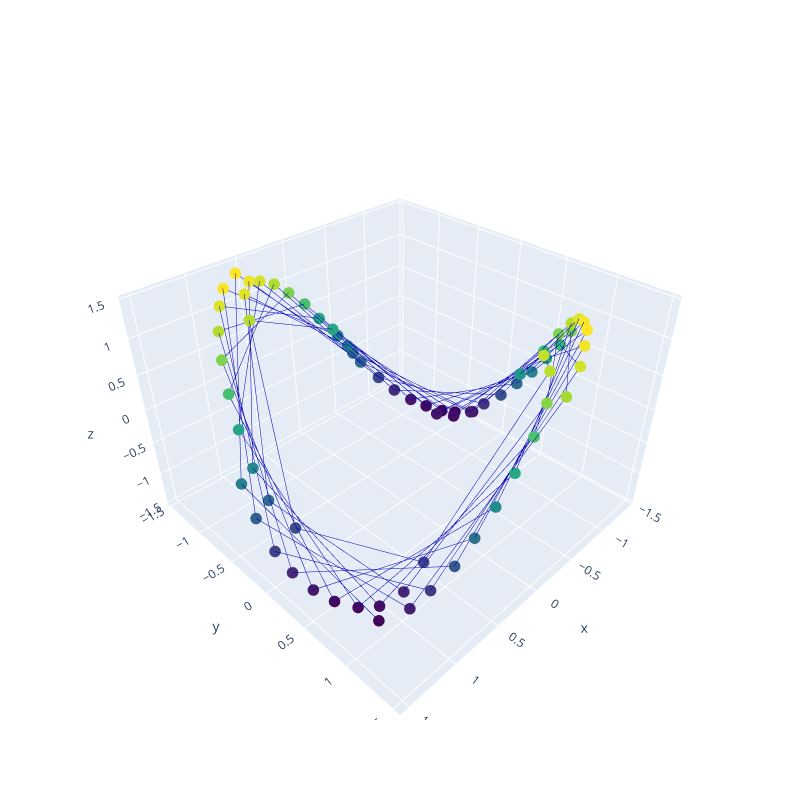

The notebook cell saved with this chart:
### Code cell
element=5
skip=10
print('delay = ',delay[element])
data=specified_valid_vowel_list[element]
if delay[element]*M>len(data):
    delay[element]=int(np.floor(len(data)/M))
if delay[element]==0:
    delay[element]=1
point_Cloud=timedelay.TimeDelayEmbedding(M, delay[element], skip)
Points=point_Cloud(data)
X=StandardScaler().fit_transform(Points)
pca=PCA(n_components=3,whiten=True)
X_PCA=pca.fit_transform(X)
print(pca.explained_variance_ratio_)


point_Cloud=timedelay.TimeDelayEmbedding(M,delay[element],skip)
Points=point_Cloud(data)
print(len(Points))
t=time.time()
dgms = ripser(Points,maxdim=1)['dgms']
print('The computation time = ',time.time()-t)
plot_diagrams(dgms,lifetime=True)

dgms=dgms[1]
persistent_time=[ele[1]-ele[0] for ele in dgms]            
index=argmax(persistent_time)
birth_date=[ele[0] for ele in dgms]
lifetime=persistent_time[index]
print('maximal lifetime = ', lifetime)

fig = go.Figure(data=go.Scatter3d(
    x=X_PCA[:,0], y=X_PCA[:,1], z=X_PCA[:,2],
    marker=dict(
        size=4,
        color=X_PCA[:,2],
        colorscale='Viridis',#'sunset','thermal',
    ),
    line=dict(
        color='#0000b3',
        width=1
    )
))

fig.update_layout(
    width=800,
    height=800,
    template='plotly',
    autosize=False,
    scene=dict(
        camera=dict(
            up=dict(
                x=0,
                y=0,
                z=1
            ),
            eye=dict(
                x=1.2,
                y=1.2,
                z=1.2,
            )
        ),
        aspectratio = dict( x=1, y=1, z=0.7 ),
        aspectmode = 'manual',
    ),
)
fig.show()
#pio.write_image(fig, 'E:/Topological_Analysis_of_Time_Series/pictures/pdf_graph_raw/PCA_S'+str(skip)+'.pdf',scale=6, width=1080, height=1080)
#py.plot(fig, filename='E:/Topological_Analysis_of_Time_Series/pictures/vector_graph/M_'+str(M), image='svg')

### Figure 1 — Plotly figure (JSON) as saved in the notebook; plotly's stock layout.template omitted (floating-point values rounded to 4 significant figures)
{"data": [{"line": {"color": "#0000b3", "width": 1}, "marker": {"color": [1.191, 0.07789, -1.272, 0.2792, 1.116, -0.7602, -0.8108, 1.153, 0.5369, -1.325, -0.1349, 1.326, -0.4317, -1.139, 0.926, 0.8686, -1.208, -0.4735, 1.362, -0.08951, -1.337, 0.6179, 1.15, -0.981, -0.7972, 1.257, 0.2674, -1.388, 0.2955, 1.327, -0.712, -1.058, 1.097, 0.5914, -1.356, -0.03043, 1.418, -0.4102, -1.251, 0.8701, 0.8825, -1.247, -0.3493, 1.447, -0.1087, -1.372, 0.6042, 1.117, -1.087, -0.655, 1.389, 0.2117, -1.441, 0.3022, 1.296, -0.8623, -0.9453, 1.264, 0.5469, -1.422, -0.05839, 1.411, -0.5577, -1.181, 1.054, 0.8545, -1.313, -0.4017, 1.448, -0.192, -1.402], "colorscale": [[0, "#440154"], [0.1111, "#482878"], [0.2222, "#3e4989"], [0.3333, "#31688e"], [0.4444, "#26828e"], [0.5556, "#1f9e89"], [0.6667, "#35b779"], [0.7778, "#6ece58"], [0.8889, "#b5de2b"], [1, "#fde725"]], "size": 4}, "type": "scatter3d", "x": [-0.3642, -1.074, -1.079, -0.2526, 0.8045, 1.263, 0.7793, -0.2557, -1.089, -1.216, -0.4675, 0.7147, 1.356, 0.952, -0.1086, -1.066, -1.311, -0.6091, 0.5751, 1.36, 1.102, 0.03163, -0.9746, -1.338, -0.7791, 0.422, 1.319, 1.212, 0.2241, -0.8736, -1.36, -0.9225, 0.2356, 1.26, 1.315, 0.3957, -0.7489, -1.368, -1.062, 0.05997, 1.178, 1.398, 0.5657, -0.6258, -1.355, -1.181, -0.1241, 1.087, 1.46, 0.7214, -0.4816, -1.331, -1.286, -0.2831, 0.9618, 1.5, 0.8855, -0.3524, -1.265, -1.354, -0.4745, 0.8442, 1.501, 1.019, -0.1552, -1.195, -1.409, -0.6185, 0.6357, 1.492, 1.18], "y": [1.113, 0.4359, -0.57, -1.212, -0.9773, 0.0383, 1.007, 1.253, 0.6461, -0.451, -1.256, -1.14, -0.1588, 0.9634, 1.355, 0.7842, -0.2999, -1.228, -1.268, -0.3168, 0.8441, 1.373, 0.9418, -0.1536, -1.145, -1.34, -0.5155, 0.711, 1.375, 1.065, 0.03604, -1.054, -1.4, -0.688, 0.5478, 1.357, 1.183, 0.2065, -0.9408, -1.437, -0.8557, 0.3926, 1.317, 1.29, 0.3726, -0.8215, -1.454, -0.9983, 0.2195, 1.27, 1.371, 0.5266, -0.6835, -1.451, -1.142, 0.06856, 1.184, 1.436, 0.6908, -0.5517, -1.412, -1.245, -0.1423, 1.096, 1.476, 0.8219, -0.351, -1.356, -1.367, -0.2997, 0.9164], "z": [1.191, 0.07789, -1.272, 0.2792, 1.116, -0.7602, -0.8108, 1.153, 0.5369, -1.325, -0.1349, 1.326, -0.4317, -1.139, 0.926, 0.8686, -1.208, -0.4735, 1.362, -0.08951, -1.337, 0.6179, 1.15, -0.981, -0.7972, 1.257, 0.2674, -1.388, 0.2955, 1.327, -0.712, -1.058, 1.097, 0.5914, -1.356, -0.03043, 1.418, -0.4102, -1.251, 0.8701, 0.8825, -1.247, -0.3493, 1.447, -0.1087, -1.372, 0.6042, 1.117, -1.087, -0.655, 1.389, 0.2117, -1.441, 0.3022, 1.296, -0.8623, -0.9453, 1.264, 0.5469, -1.422, -0.05839, 1.411, -0.5577, -1.181, 1.054, 0.8545, -1.313, -0.4017, 1.448, -0.192, -1.402]}], "layout": {"autosize": false, "height": 800, "scene": {"aspectmode": "manual", "aspectratio": {"x": 1, "y": 1, "z": 0.7}, "camera": {"eye": {"x": 1.2, "y": 1.2, "z": 1.2}, "up": {"x": 0, "y": 0, "z": 1}}}, "width": 800}}
